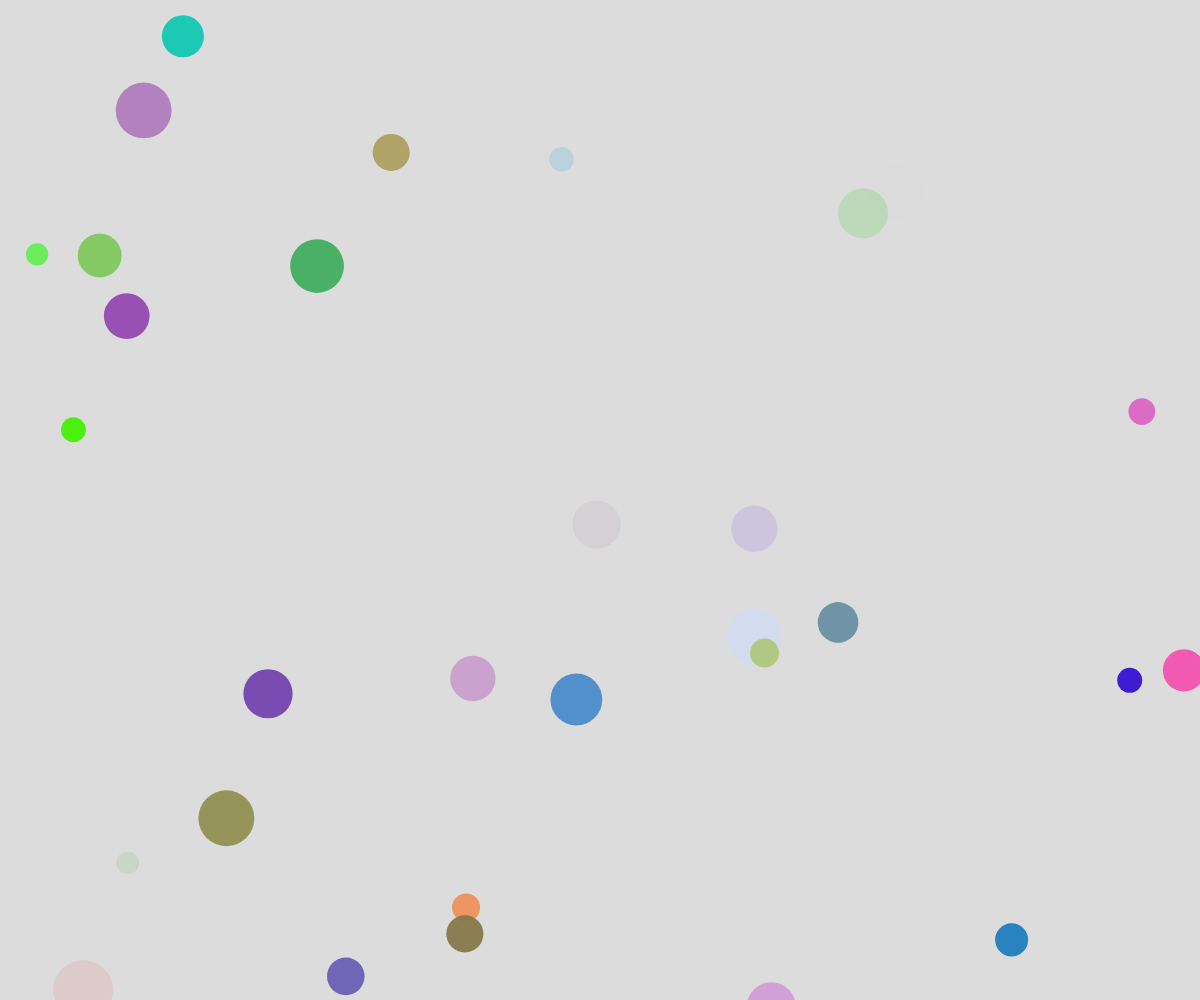
Frame 1 (no input)
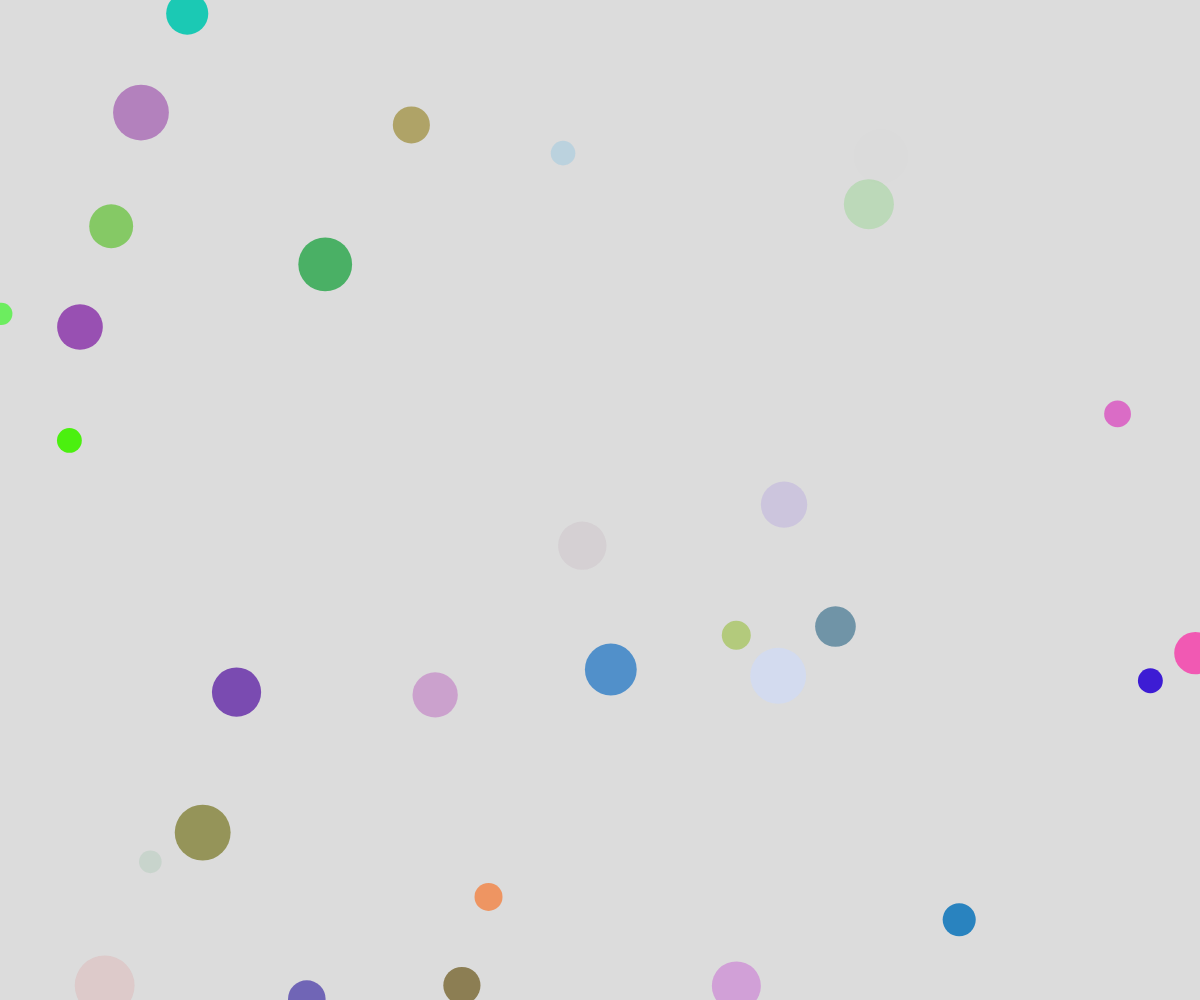
Frame 60 (no input)
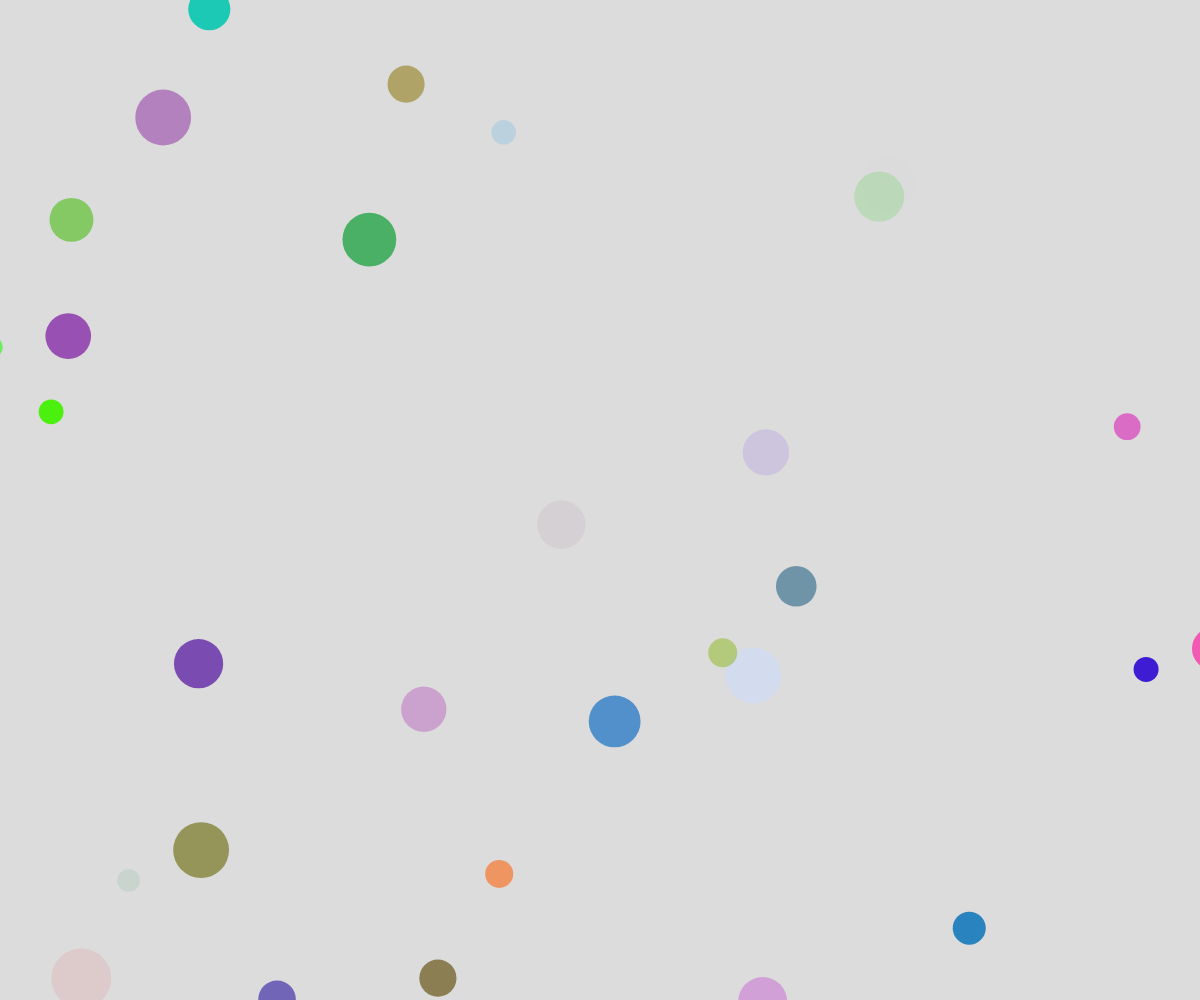
Frame 120 (the mouse pressed at the canvas centre since frame 60)

The p5.js sketch that drew these frames (run headless with seeded random() and noise() and a simulated clock; from frame 60 on, the mouse is pressed at the canvas centre):

// p5.js sketch
// ── sketch.js
// Ball Scene

let ballArray = [];



function setup() {
  createCanvas(windowWidth, windowHeight);

  for (let index = 0; index <30; index++) {
    let newBall = {
      x: random(width),
      y: random(height),
      radius: random(10, 30),
      ballColor: color(random (255), random (255), random (255), random (255)),
      dx: random(5,10),
      dy: random(5,10), 
    };
    ballArray.push(newBall);
  }
}


function draw() {
  background(220);
  moveBall();
  displayBall();
}

function moveBall() {
  for (let theBall of ballArray) {
    theBall.x += theBall.dx;
    theBall.y += theBall.dy; 
    theBall.dx = random(-5, 5);
    theBall.dy = random(-5, 5);
  }
}




function displayBall() {
  for (let ball of ballArray) {
    noStroke();
    fill(ball.ballColor);
    circle(ball.x, ball.y, ball.radius*2);

  }
}
